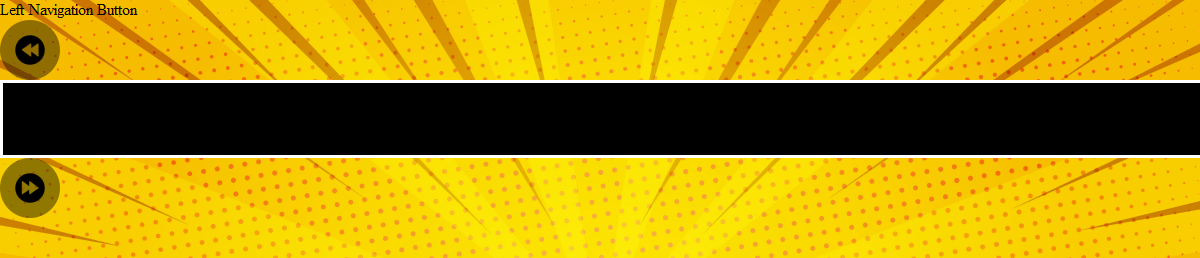
#> input picture tools/tmp_render.png, 1200 x 258 px; its folder holds only this picture in this run
$ python -i utils.py   (imports and definitions only)
#> lines starting #> are read from the running program, lines starting #| are printed output that depends on the picture; after the words box and inside, x2 and y2 are one past the last pixel; in counts of white or black regions, pixels touching at a corner belong together
import shutil
import os
from PIL import Image
import cv2
import numpy as np
import yt_dlp
import re
from pathlib import Path
# Dimensions of the entire page
hT = 1100
wT = 1035

# Dimensions of a panel
hP = hT/3
wP = wT/4

# Defining types
types = {
    '1': {
        "width" : wP,
        "height" : hP,
        "aspect_ratio" : wP/hP
    },

    '2': {
        "width" : wP,
        "height" : 2*hP,
        "aspect_ratio" : wP/(2*hP)
    },

    '3': {
        "width" : 3*wP,
        "height" : hP,
        "aspect_ratio" : (3*wP)/hP
    },

    '4': {
        "width" : 2*wP,
        "height" : hP,
        "aspect_ratio" : (2*wP)/hP
    },

    '5':{
        "width" : 4*wP,
        "height" : 3*hP,
        "aspect_ratio" : (4*wP)/(3*hP)
    },

    '6':{
        "width" : 4*wP,
        "height" : hP,
        "aspect_ratio" : (4*wP)/hP
    },

    '7':{
        "width" : 4*wP,
        "height" : 2*hP,
        "aspect_ratio" : (4*wP)/(2*hP)
    },

    '8':{
        "width" : 2*wP,
        "height" : 2*hP,
        "aspect_ratio" : (2*wP)/(2*hP)
    }
}

# [35 lines left out: functions get_panel_type, copy_and_rename_file, not called in this run]

def get_black_bar_coordinates(img_path):
#> called with img_path = '../tools/tmp_render.png'
    image = cv2.imread(img_path)
#> image is the input picture: shape (258, 1200, 3); mean B, G, R 7.8, 143.9, 174.7
    image_gray = cv2.cvtColor(image, cv2.COLOR_BGR2GRAY)
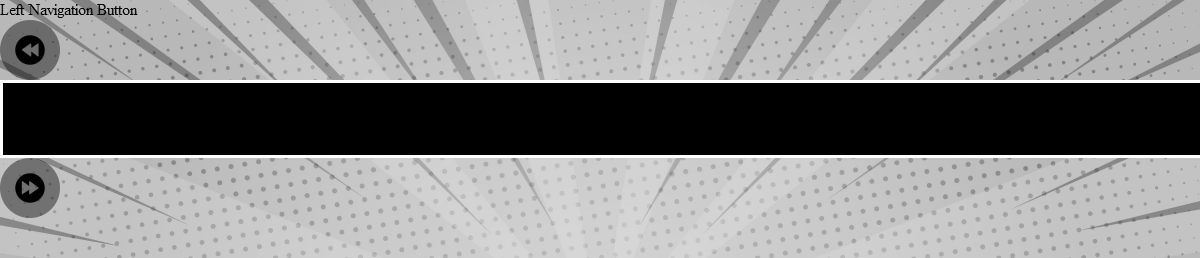
#> image_gray: shape (258, 1200); min 0, max 255, mean 137.6
    _, thresh = cv2.threshold(image_gray, 1, 255, cv2.THRESH_BINARY)
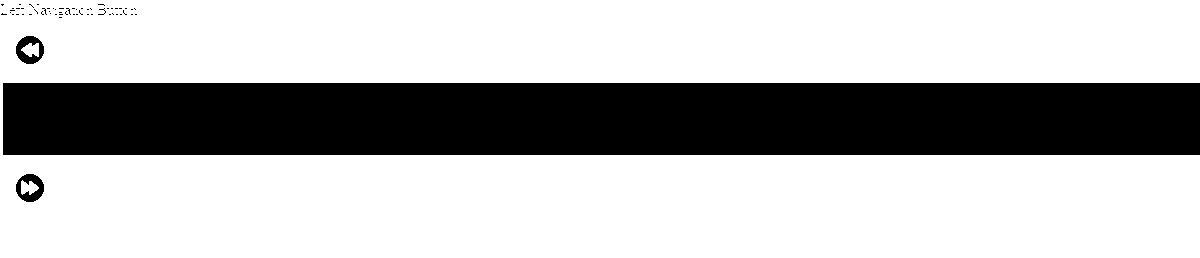
#> thresh: shape (258, 1200); 71.8% white; 58 black regions (55 under 20 px)
    contours, _ = cv2.findContours(thresh, cv2.RETR_EXTERNAL, cv2.CHAIN_APPROX_SIMPLE)
#> contours = 1 contour; box (x1, y1, x2, y2) and area: (0, 0, 1200, 258) 220763

    # Find the largest contour with four corners
    largest_contour = np.array([])
    max_area = 0
    for cntrs in contours:
        area = cv2.contourArea(cntrs)
        peri = cv2.arcLength(cntrs, True)
        approx = cv2.approxPolyDP(cntrs, 0.02 * peri, True)
        if area > max_area:
            largest_contour = approx
            max_area = area
#> this loop made 1 pass
#> (area, peri, max_area) on pass 1: (220763, 5304.8, 220763)
#> after the loop, largest_contour = [[0, 0], [0, 257], [1199, 257], [2, 154], [1199, 0]]; max_area = 220763

    # Extract bounding box
    if largest_contour is None or len(largest_contour) == 0:
        print("No contour found for black bar detection.")
        return 0, 0, 0, 0
    x, y, w, h = cv2.boundingRect(largest_contour)
#> x = 0; y = 0; w = 1200; h = 258
    print("Black bar coords : ", x, y, w, h)
#| Black bar coords :  0 0 1200 258
    return x, y, w, h

# [228 lines left out: functions crop_image, convert_to_css_pixel, clear_folder, delete_other_folders, cleanup, download_video and 2 more, not called in this run]

>>> result = get_black_bar_coordinates('../tools/tmp_render.png')
#> result = (0, 0, 1200, 258)
